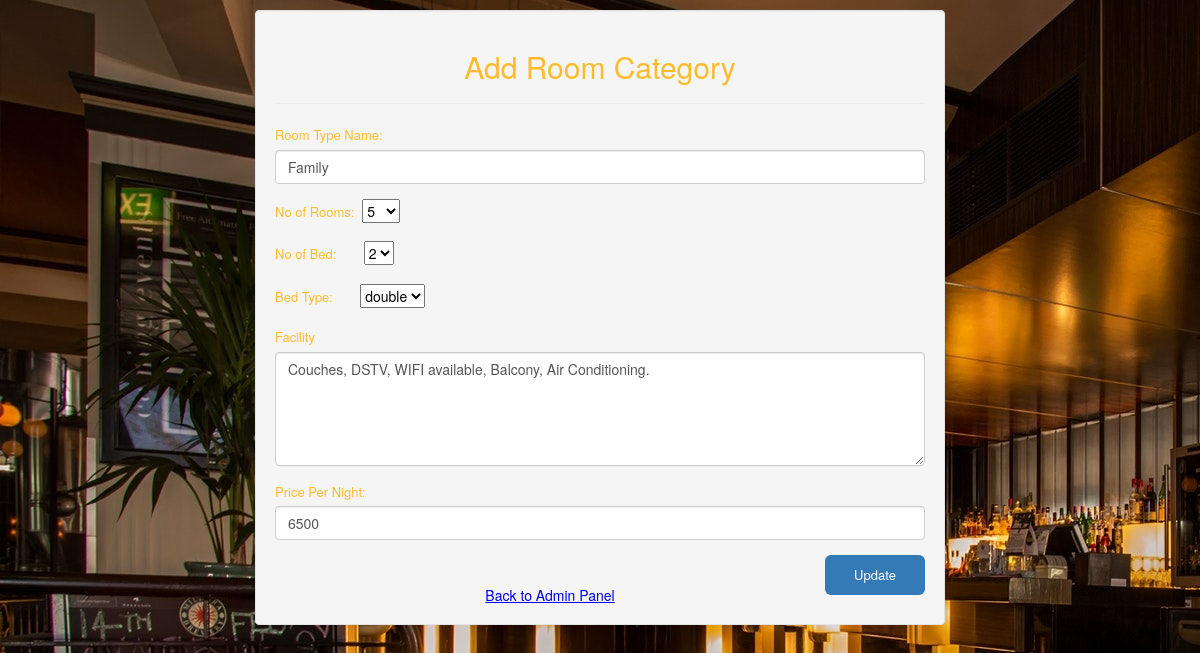
/admin/edit_room_cat.php?roomname=Family, run on the app's committed database.
### tables this page shows
CREATE TABLE IF NOT EXISTS `room_category` (
  `roomname` text NOT NULL,
  `room_qnty` int NOT NULL,
  `available` int NOT NULL,
  `booked` int NOT NULL,
  `no_bed` int NOT NULL,
  `bedtype` text NOT NULL,
  `facility` text NOT NULL,
  `price` float NOT NULL,
  PRIMARY KEY (`roomname`(100))
);

### admin/include/class.user.php (called while the page is built, shortened)
<?php
        class user
        {
            public function __construct()
            {
                $this->db=new mysqli(DB_SERVER,DB_USERNAME,DB_PASSWORD,'hotel');
            }
        }
?>

### admin/edit_room_cat.php (the view, shortened to what this page needs)
<?php
include_once 'include/class.user.php';
$user=new User();
$room_cat=$_GET['roomname'];
$sql="SELECT * FROM room_category WHERE roomname='$room_cat'";
$query=mysqli_query($user->db, $sql);
$row = mysqli_fetch_array($query);
?>
<!DOCTYPE html>
<html lang="en">
<head>
    <link rel="stylesheet" href="css/reg.css" type="text/css">
</head>
<body>
    <div class="container">
        <div class="well">
            <h2>Add Room Category</h2>
            <hr>
            <form action="" method="post" name="room_category">
                <div class="form-group">
                    <label for="roomname">Room Type Name:</label>
                    <input type="text" class="form-control" name="roomname" value="<?php echo $row['roomname'] ?>" required>
                </div>
                 <div class="form-group">
                    <label for="qty">No of Rooms:</label>&nbsp;
                    <select name="room_qnty">
                    <option value="<?php echo $row['room_qnty'] ?>"><?php echo $row['room_qnty'] ?></option>
                    </select>
                </div>
                <div class="form-group">
                    <label for="bed">No of Bed:</label>&nbsp;&nbsp;&nbsp;&nbsp;&nbsp;&nbsp;
                    <select name="no_bed">
                     <option value="<?php echo $row['no_bed'] ?>"><?php echo $row['no_bed'] ?></option>
                    </select>
                </div>
                <div class="form-group">
                    <label for="bedtype">Bed Type:</label>&nbsp;&nbsp;&nbsp;&nbsp;&nbsp;&nbsp;
                   <select name="bedtype">
                     <option value="<?php echo $row['bedtype'] ?>"><?php echo $row['bedtype'] ?></option>
                    </select>
                </div>
                <div class="form-group">
                    <label for="Facility">Facility</label>
                    <textarea class="form-control" rows="5" name="facility"><?php echo $row['facility'] ?></textarea>
                </div>
               <div class="form-group">
                    <label for="price">Price Per Night:</label>
                    <input type="text" class="form-control" name="price" value="<?php echo $row['price'] ?>" required>
                </div>
                <button type="submit" class="btn btn-lg btn-primary button" name="submit">Update</button>
               <br>
                <div id="click_here">
                    <a href="../admin.php">Back to Admin Panel</a>
                </div>
            </form>
        </div>
    </div>
</body>
</html>

### admin/css/reg.css (style rules this page uses)
html { font-size: 10px; font-family: sans-serif; }
body { background-image: url('../../images/home.jpg'); background-repeat: no-repeat; background-attachment: fixed; font-family: "Helvetica Neue", Helvetica, Arial, sans-serif; font-size: 14px; line-height: 1.42857143; color: #333; background-color: #fff; margin: 0; }
.h2, h2 { text-align: center; color: #ffbb2b; font-size: 30px; margin-top: 20px; margin-bottom: 10px; font-family: inherit; font-weight: 500; line-height: 1.1; }
hr { margin-top: 20px; margin-bottom: 20px; border: 0; border-top: 1px solid #eee; height: 0; box-sizing: content-box; }
#click_here { margin-top: 10px; text-align: center; }
.well { min-height: 20px; padding: 19px; margin-bottom: 20px; background-color: #f5f5f5; border: 1px solid #e3e3e3; border-radius: 4px; box-shadow: inset 0 1px 1px rgba(0, 0, 0, .05); }
.form-group { margin-bottom: 15px; }
label { color: #ffbb2b; font-size: 13px; font-weight: 100; display: inline-block; max-width: 100%; margin-bottom: 5px; }
.form-control { display: block; width: 100%; height: 34px; padding: 6px 12px; font-size: 14px; line-height: 1.42857143; color: #555; background-color: #fff; background-image: none; border: 1px solid #ccc; border-radius: 4px; box-shadow: inset 0 1px 1px rgba(0, 0, 0, .075); transition: border-color ease-in-out .15s, box-shadow ease-in-out .15s; }
.form-control::placeholder { color: #999; opacity: 1; }
* { box-sizing: border-box; }
.container { width: 60%; margin-top: 10px; padding-right: 15px; padding-left: 15px; margin-right: auto; margin-left: auto; }
.container::before { display: table; content: " "; }
label { color: #ffbb2b; font-size: 13px; font-weight: 100; }
.button { width: 100px; float: right; font-size: 13px; }
textarea.form-control { height: auto; }
textarea { overflow: auto; }
button, input, select, textarea { font-family: inherit; margin: 0; font: inherit; }
.btn-group-lg>.btn, .btn-lg { padding: 10px 16px; line-height: 1.3333333; border-radius: 6px; }
.btn-primary { color: #fff; background-color: #337ab7; border-color: #2e6da4; }
.btn { display: inline-block; margin-bottom: 0; font-weight: 400; text-align: center; white-space: nowrap; touch-action: manipulation; cursor: pointer; user-select: none; background-image: none; border: 1px solid transparent; }

### data on the page
room_category: roomname "Family", room_qnty "5", no_bed "2", bedtype "double", facility "Couches, DSTV, WIFI available, Balcony, Air Conditioning.", price "6500"
